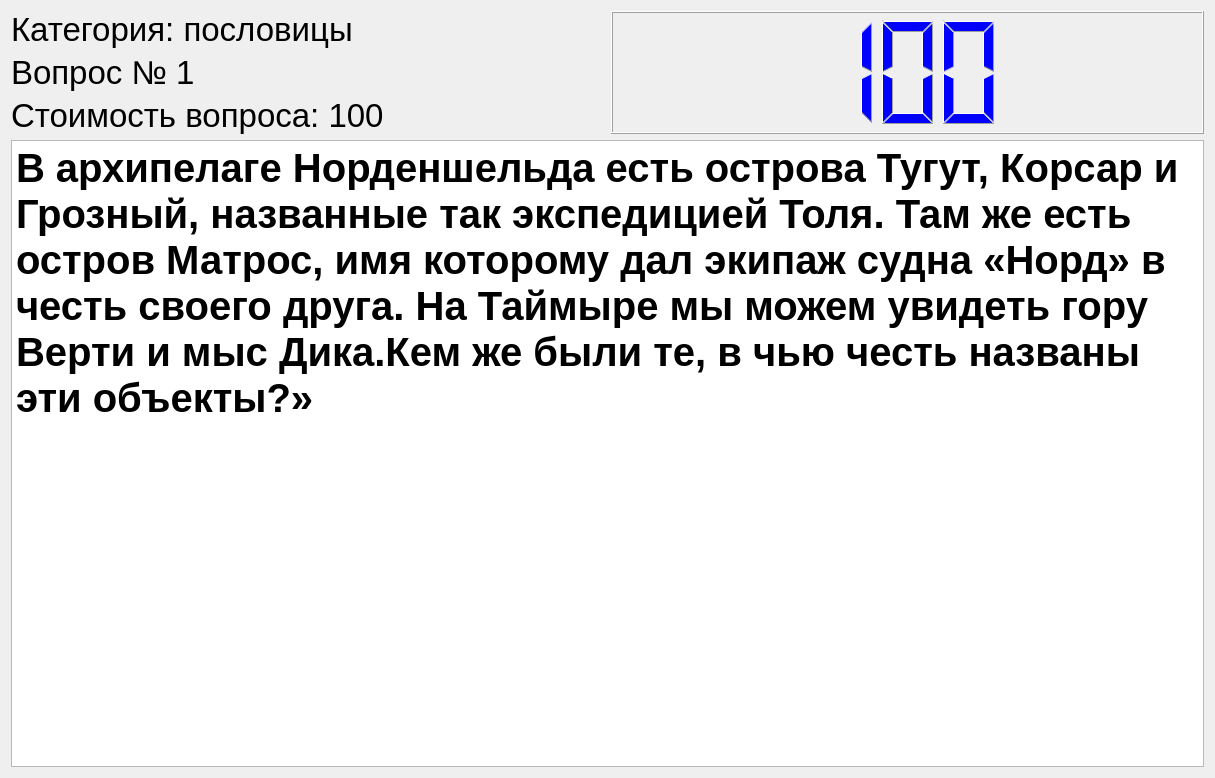
<?xml version="1.0" encoding="UTF-8"?>
<ui version="4.0">
 <class>Form</class>
 <widget class="QWidget" name="Form">
  <property name="geometry">
   <rect>
    <x>0</x>
    <y>0</y>
    <width>1215</width>
    <height>778</height>
   </rect>
  </property>
  <property name="windowTitle">
   <string>Вопрос</string>
  </property>
  <layout class="QGridLayout" name="gridLayout">
   <item row="2" column="0">
    <widget class="QLabel" name="LblPoints">
     <property name="font">
      <font>
       <pointsize>25</pointsize>
      </font>
     </property>
     <property name="text">
      <string>Стоимость вопроса: 100</string>
     </property>
    </widget>
   </item>
   <item row="0" column="0">
    <widget class="QLabel" name="LblCategory">
     <property name="font">
      <font>
       <pointsize>25</pointsize>
      </font>
     </property>
     <property name="text">
      <string>Категория: пословицы</string>
     </property>
    </widget>
   </item>
   <item row="0" column="1" rowspan="3">
    <widget class="QLCDNumber" name="LCDTimer">
     <property name="styleSheet">
      <string notr="true">color:blue;</string>
     </property>
     <property name="digitCount">
      <number>3</number>
     </property>
     <property name="value" stdset="0">
      <double>100.000000000000000</double>
     </property>
    </widget>
   </item>
   <item row="1" column="0">
    <widget class="QLabel" name="LblQuestion">
     <property name="font">
      <font>
       <pointsize>25</pointsize>
      </font>
     </property>
     <property name="text">
      <string>Вопрос № 1</string>
     </property>
    </widget>
   </item>
   <item row="3" column="0" colspan="2">
    <widget class="QTextBrowser" name="TxtQuestion">
     <property name="html">
      <string>&lt;!DOCTYPE HTML PUBLIC &quot;-//W3C//DTD HTML 4.0//EN&quot; &quot;http://www.w3.org/TR/REC-html40/strict.dtd&quot;&gt;
&lt;html&gt;&lt;head&gt;&lt;meta name=&quot;qrichtext&quot; content=&quot;1&quot; /&gt;&lt;style type=&quot;text/css&quot;&gt;
p, li { white-space: pre-wrap; }
&lt;/style&gt;&lt;/head&gt;&lt;body style=&quot; font-family:'MS Shell Dlg 2'; font-size:7.8pt; font-weight:400; font-style:normal;&quot;&gt;
&lt;p style=&quot; margin-top:0px; margin-bottom:0px; margin-left:0px; margin-right:0px; -qt-block-indent:0; text-indent:0px;&quot;&gt;&lt;span style=&quot; font-family:'Calibri'; font-size:30pt; font-weight:600; color:#000000;&quot;&gt;В архипелаге Норденшельда есть острова Тугут, Корсар и Грозный, названные так экспедицией Толя. Там же есть остров Матрос, имя которому дал экипаж судна «Норд» в честь своего друга. На Таймыре мы можем увидеть гору Верти и мыс Дика.Кем же были те, в чью честь названы эти объекты?»&lt;/span&gt;&lt;/p&gt;&lt;/body&gt;&lt;/html&gt;</string>
     </property>
    </widget>
   </item>
  </layout>
 </widget>
 <resources/>
 <connections/>
</ui>
